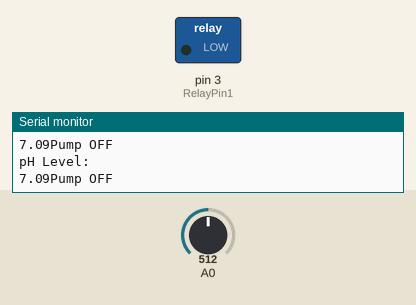
Recording of a sketch running on a simulated Arduino Uno, built with avr-gcc and run on an emulated ATmega328P. Parts: switched loads named in the sketch (green lamp = pin HIGH), the last lines printed to the serial monitor. The test bench sets the inputs (shaded band); at power-on: A0 = 512.

Above: at 1.2 s.
1.3 s: A0 set to 535
4.3 s: A0 set to 559
At 5.1 s:
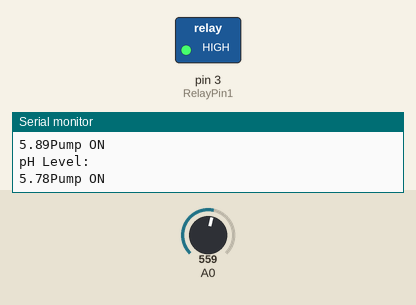
6.0 s: A0 set to 531
7.5 s: A0 set to 501
At 8.3 s:
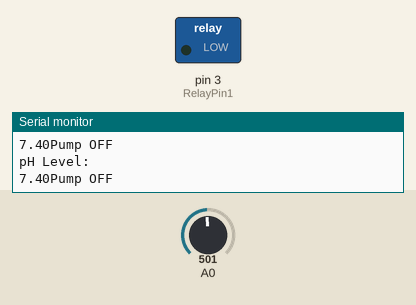
9.3 s: A0 set to 716
At 10.1 s:
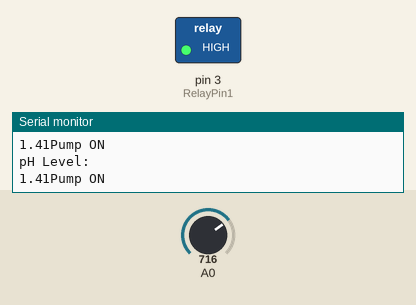
Timing chart, 0 to 12.1 s (numbered marks = the images above; inputs shaded):
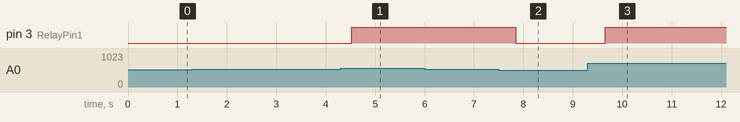

Measured:
- the behaviour switches between 551 and 552 on A0 (found by bisection; images 0 and 1)
- the behaviour switches between 516 and 515 on A0 (found by bisection; images 1 and 2)
- after the input at 4.3 s, pin 3 (RelayPin1): LOW → HIGH after 0.23 s
- after the input at 7.5 s, pin 3 (RelayPin1): HIGH → LOW after 0.35 s
- after the input at 9.3 s, pin 3 (RelayPin1): LOW → HIGH after 0.36 s

The sketch:

Nik.ino
```cpp
// define the GPIO connected with Relays
#define RelayPin1 3//D3

float calibration_value = 21.34;
int phval = 0;
unsigned long int avgval;
int buffer_arr[10],temp;
float ph_act;

void automation()
{
    if (ph_act > 7)
    {
      digitalWrite(RelayPin1, LOW); // turn off relay 1
      Serial.println("Pump OFF");
    }

    else if (ph_act < 6)
    {
      digitalWrite(RelayPin1, HIGH); // turn on relay 1
      Serial.println("Pump ON");
    }
}

void setup()
{
  Serial.begin(9600); /* Define baud rate for serial communication */

  //Relay Pin
  pinMode(RelayPin1, OUTPUT);

  //During Starting all Relays should TURN OFF
  digitalWrite(RelayPin1, LOW);

  Serial.println("Simple pH Sense");
}

void loop()
{
  for(int i=0;i<10;i++)
  {
    buffer_arr[i]=analogRead(A0);
    delay(30);
  }

  for(int i=0;i<9;i++)
  {
    for(int j=i+1;j<10;j++)
    {
      if(buffer_arr[i]>buffer_arr[j])
      {
        temp=buffer_arr[i];
        buffer_arr[i]=buffer_arr[j];
        buffer_arr[j]=temp;
      }
    }
  }

  avgval=0;

  for(int i=2;i<8;i++)

  avgval+=buffer_arr[i];
  float volt=(float)avgval*5.0/1024/6;
  ph_act = -5.70 * volt + calibration_value;

  Serial.println("pH Level:");
  Serial.print(ph_act);

  automation();
}
```
